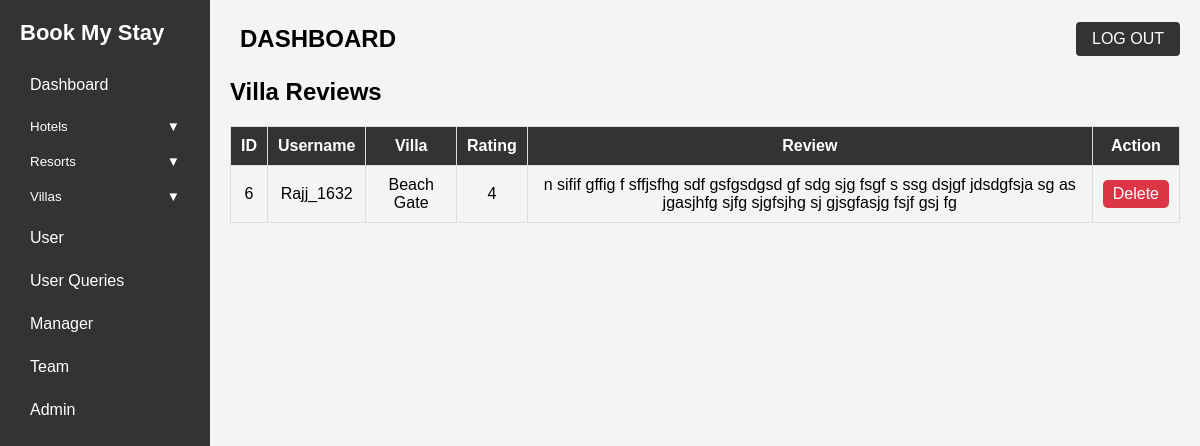
The page /admin/dashboard.php?page=villa_review.php (signed in) on the database its author committed.
### tables this page shows
CREATE TABLE `villa_reviews` (
  `id` int(11) NOT NULL,
  `user_id` int(11) DEFAULT NULL,
  `property_id` int(11) DEFAULT NULL,
  `rating` float DEFAULT NULL CHECK (`rating` between 1 and 5),
  `review` text DEFAULT NULL,
  `created_at` timestamp NOT NULL DEFAULT current_timestamp()
);

CREATE TABLE `user` (
  `user_id` int(11) NOT NULL,
  `username` varchar(20) NOT NULL,
  `fname` varchar(100) NOT NULL,
  `lname` varchar(100) NOT NULL,
  `email` varchar(255) NOT NULL,
  `phno` varchar(20) DEFAULT NULL,
  `address` varchar(255) DEFAULT NULL,
  `dob` date DEFAULT NULL,
  `password` varchar(500) NOT NULL,
  `reset_token` varchar(255) DEFAULT NULL,
  `reset_expiry` datetime DEFAULT NULL
);

CREATE TABLE `villas1` (
  `id` int(11) NOT NULL,
  `name` varchar(255) NOT NULL,
  `location` varchar(255) NOT NULL,
  `price` decimal(10,2) NOT NULL,
  `description` text DEFAULT NULL,
  `features` text NOT NULL,
  `facilities` text NOT NULL,
  `guest_capacity` varchar(50) NOT NULL,
  `area` varchar(50) NOT NULL,
  `image_url` varchar(255) DEFAULT NULL,
  `iframe` varchar(2000) NOT NULL,
  `last_updated` timestamp NOT NULL DEFAULT current_timestamp() ON UPDATE current_timestamp()
);

### admin/villa_review.php (the view, shortened to what this page needs)
<?php
include 'db_connect.php';
$result = mysqli_query($conn, "
     SELECT vr.id, u.username, v.name AS villa_name, vr.rating, vr.review
     FROM villa_reviews vr
     JOIN user u ON vr.user_id = u.user_id
     JOIN villas1 v ON vr.property_id = v.id
");
?>
<!DOCTYPE html>
<html lang="en">
<head>
    <link rel="stylesheet" href="review.css">
</head>
<body>
    <h2>Villa Reviews</h2>
    <table border="1">
        <tr>
            <th>ID</th>
            <th>Username</th>
            <th>Villa</th>
            <th>Rating</th>
            <th>Review</th>
            <th>Action</th>
        </tr>
        <?php while ($row = mysqli_fetch_assoc($result)) { ?>
            <tr>
                <td><?= htmlspecialchars($row['id']) ?></td>
                <td><?= htmlspecialchars($row['username']) ?></td>
                <td><?= htmlspecialchars($row['villa_name']) ?></td>
                <td><?= htmlspecialchars($row['rating']) ?></td>
                <td><?= htmlspecialchars($row['review']) ?></td>
                <td><a class="delete-btn" href="villa_review.php?delete=<?= $row['id'] ?>">Delete</a></td>
            </tr>
        <?php } ?>
    </table>
</body>
</html>

### admin/review.css (style rules this page uses)
body { font-family: Arial, sans-serif; background-color: #f4f4f4; }
table { width: 100%; border-collapse: collapse; margin-top: 20px; }
th, td { border: 1px solid #ddd; padding: 10px; text-align: center; }
th { background-color: #333; color: white; }
a { display: inline-block; text-decoration: none; padding: 5px 10px; border-radius: 5px; color: white; }
.delete-btn { background-color: #dc3545; }

### admin/dashboard.php (style rules this page uses)
* { margin: 0; padding: 0; box-sizing: border-box; }
body { font-family: Arial, sans-serif; background-color: #f4f4f4; display: flex; }

### rows shown on the page
villa_reviews: id "6", user.username "Rajj_1632", property.name "Beach Gate", rating "4", review "n sifif gffig f sffjsfhg sdf gsfgsdgsd gf sdg sjg fsgf s ssg dsjgf jdsdgfsja sg as jgasjhfg sjfg sjgfsjhg sj gjsgfasjg fsjf gsj fg"
